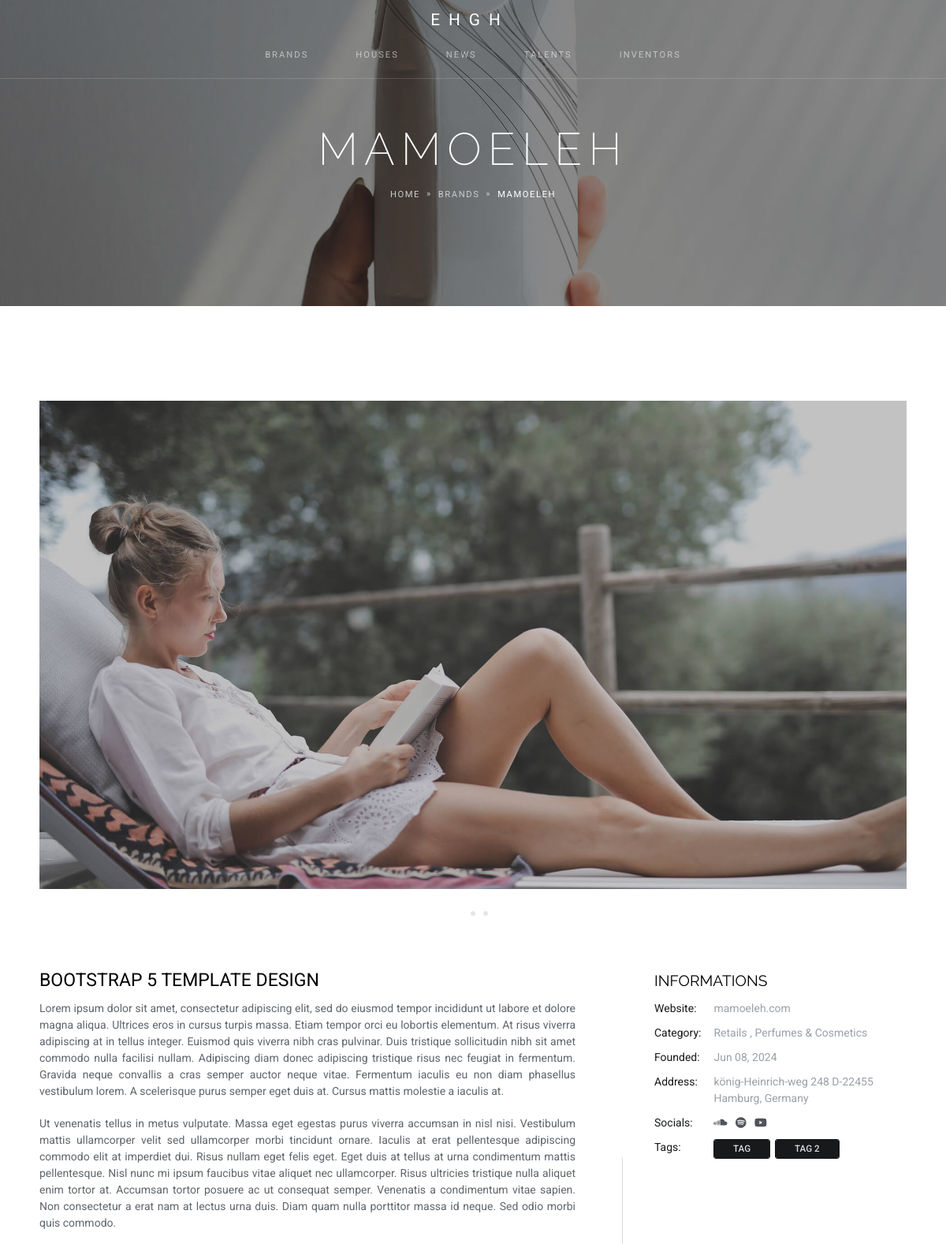
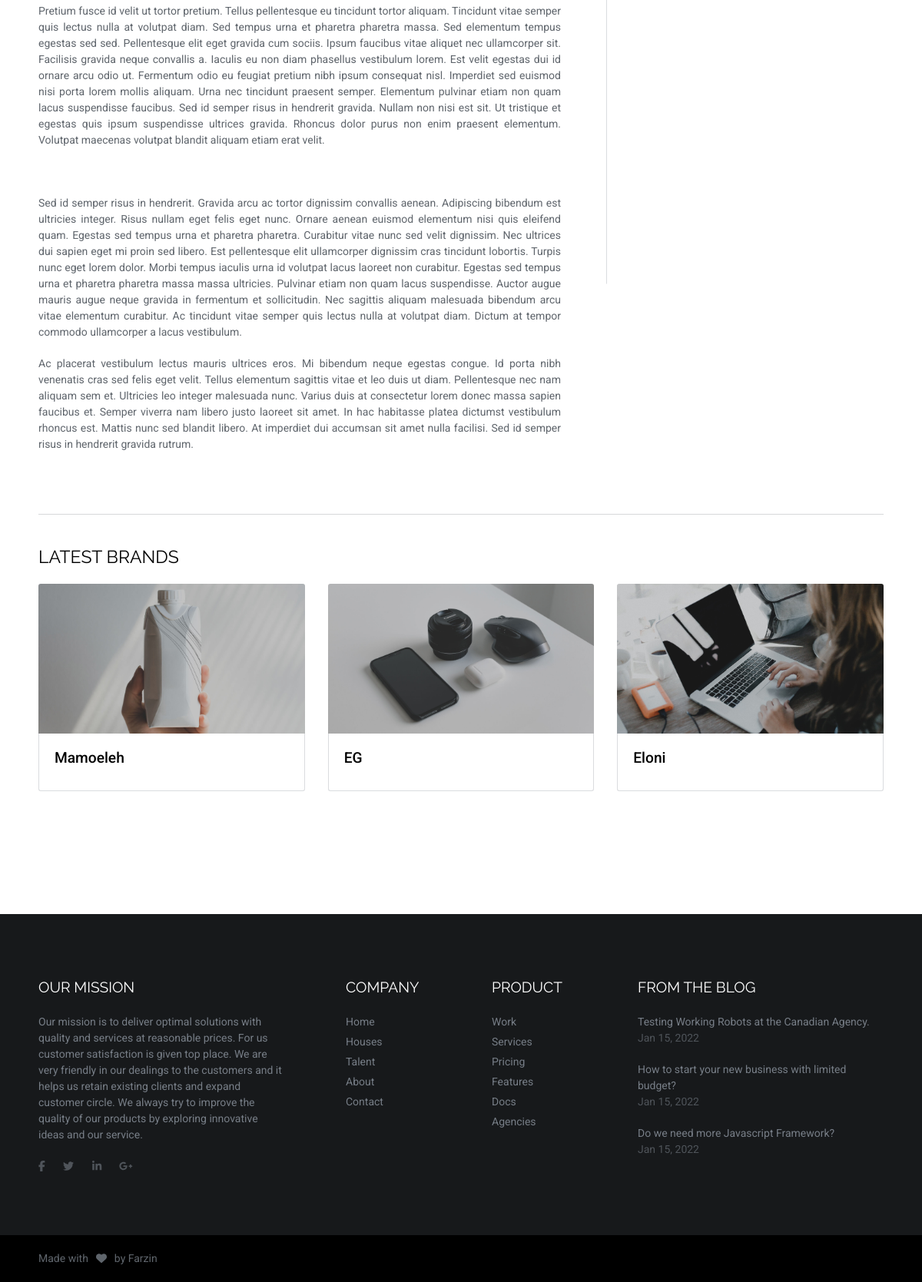
/brands/mamoeleh, run on the app's committed database (2 pictures, top to bottom).
### brands/models.py (models this page shows, shortened)
class Brands(models.Model):
    STATUS_CHOICES = (
        ('d', 'Draft'),
        ('p', 'Publish')
    )
    title = models.CharField(max_length=300)
    slug = models.SlugField(max_length=200, unique=True)
    tags = models.ManyToManyField(Tags, related_name='brands', blank=True)
    description = HTMLField()
    founded = models.DateTimeField(default=timezone.now)
    line = models.ManyToManyField(Line, related_name='brands')
    website = models.CharField(max_length=300,blank=True,null=True)
    address = models.CharField(max_length=500,blank=True,null=True)
    image = models.ImageField(upload_to='brands')
    created = models.DateTimeField(auto_now_add=True)
    updated = models.DateTimeField(auto_now=True)
    status = models.CharField(max_length=1, choices=STATUS_CHOICES)
    keywords = models.CharField(max_length=300, null=True)
    seo_description = models.TextField(null=True)

class Slider(models.Model):
    title = models.CharField(max_length=200)
    description = models.TextField(null=True)
    image = models.ImageField(upload_to='slider')
    home_data = models.ForeignKey(Brands, null=True, on_delete=models.SET_NULL, related_name='sliders')

class Line(models.Model):
    title = models.CharField(max_length=300)
    slug = models.SlugField(max_length=200, unique=True)
    status = models.BooleanField(default=True)

class SocialLinks(models.Model):
    label = models.CharField(max_length=120, null=True)
    icon = models.CharField(null=True, max_length=200)
    link = models.CharField(max_length=200,blank=True,null=True)
    main_data = models.ForeignKey(Brands, null=True, on_delete=models.SET_NULL, related_name='socials')

class Tags(models.Model):
    title = models.CharField(max_length=300)
    slug = models.SlugField(max_length=200, unique=True)
    status = models.BooleanField(default=True)

### brands/views.py (the view)
# urls.py: path('brands/<slug:slug>', views.BrandsDetailView.as_view(), name='detail_view'),
class BrandsDetailView(DetailView):
    model = Brands
    context_object_name = 'brand'
    queryset = Brands.objects.filter(status='p')
    template_name = 'brands_detail.html'
    def get_context_data(self, **kwargs):
        context = super().get_context_data(**kwargs)
        context['lines'] = Line.objects.filter(status=True)
        context['tags'] = Tags.objects.filter(status=True)
        context['latest'] = Brands.objects.filter(status="p").order_by('-created')[:4]
        return context

### brands/templates/brands_detail.html (shortened to what this page needs)
{% extends 'base/main_base.html' %}
{% load static %}
{% block content %}
<section class="text-center overflow-hidden py-0" data-zanim-timeline="{}" data-zanim-trigger="scroll">
    <div class="bg-holder overlay  parallax" style="background-image:url({{ brand.image.url }});">
    </div>
    <div class="container-fluid">
        <div class="header-overlay"></div>
        <div class="position-relative pt-10 pb-8">
        <div class="header-text">
            <div class="overflow-hidden">
            <h1 class="display-3 fs-7 text-white fw-lighter ls-2" data-zanim-xs='{"duration":2,"delay":0}'>{{ brand.title }}</h1>
            </div>
            <div class="overflow-hidden">
            <div class="d-flex justify-content-center" data-zanim-xs='{"duration":2,"delay":0.1}'>
                <nav aria-label="breadcrumb">
                <ol class="breadcrumb text-uppercase ls-2">
                    <li class="breadcrumb-item"><a class="text-400 hover-color-white" href="{% url "page:home" %}">Home</a></li>
                    <li class="breadcrumb-item"><a class="text-400 hover-color-white" href="{% url "brands:list_view" %}">Brands</a></li>
                    <li class="breadcrumb-item active" aria-current="page">{{ brand.title }}</li>
                </ol>
                </nav>
            </div>
            </div>
        </div>
        </div>
    </div>
</section>
<section>
    <div class="container">
        <div class="row">
        <div class="col-12 mb-4">
            <div class="swiper theme-slider" data-swiper='{"autoplay":true,"spaceBetween":5,"loop":true,"loopedSlides":5,"slideToClickedSlide":true}'>
            <div class="swiper-wrapper">
                {% for item in brand.sliders.all  %}<div class="swiper-slide"><img class="img-fluid" src="{{ item.image.url }}" alt="{{ item.title }}" /></div>{% endfor %}
            </div>
            <div class="swiper-pagination"></div>
            </div>
        </div>
        <div class="col-lg-8 pe-lg-5 mb-4 mb-lg-0 position-relative">
            <h4 class="fw-normal font-base">Bootstrap 5 Template Design</h4>
            {{ brand.description|safe }}
        </div>
        <div class="col-lg-4 ps-lg-4">
            <h5 class="fw-normal mb-1">Informations</h5>
            <table class="table table-borderless mb-0">
            <tr>
                <td class="py-1 ps-0 text-dark">Website: </td>
                <td class="py-1"><a class="text-600" href="https://{{ brand.website }}">{{ brand.website }}</a></td>
            </tr>
            <tr>
                <td class="py-1 ps-0 text-dark">Category:</td>
                <td class="py-1 text-600">{% for item in brand.line.all  %}{% if forloop.first %}{% else %}, {% endif %}{{ item.title }} {% endfor %}</td>
            </tr>
            <tr>
                <td class="py-1 ps-0 text-dark">Founded:</td>
                <td class="py-1 text-600">{{ brand.founded|date:"M d, Y" }}</td>
            </tr>
            <tr>
                <td class="py-1 ps-0 text-dark">Address:</td>
                <td class="py-1 text-600">{{ brand.address }}</td>
            </tr>
            <tr>
                <td class="py-1 ps-0 text-dark">Socials:</td>
                <td class="py-1 text-600">
                    <li class="list-inline-item me-0">
                        {% for item in brand.socials.all  %}<a class="text-900 hover-color-white pe-2" href="{{ item.link }}"><span class="{{ item.icon }}"></span></a>{% endfor %}
                    </li>
                </td>
            </tr>
            <tr>
                <td class="py-1 ps-0 text-dark">Tags:</td>
                <td class="py-1 text-600">
                    {% for item in brand.tags.all  %}<a class="btn btn-dark btn-sm hvr-sweep-top me-1 mb-1" href="#!">{{ item.title }}</a>{% endfor %}
                </td>
            </tr>
            </table>
        </div>
        </div>
        <div class="row">
            <div class="col-12">
                <hr class="mt-5 mb-4" />
                <h4 class="fw-normal mb-3">Latest Brands</h4>
            </div>
            <div class="swiper theme-slider" data-swiper='{"spaceBetween":30,"loop":true,"slidesPerView":1,"breakpoints":{"670":{"slidesPerView":2},"1200":{"slidesPerView":3}}}'>
                <div class="swiper-wrapper">
                    {% for item in latest %}
                        <div class="swiper-slide">
                            <div class="h-100 mb-4">
                                <a href="{% url "brands:detail_view" item.slug %}">
                                    <img class="img-fluid rounded-top" src="{{ item.image.url }}" alt="{{ item.title }}">
                                </a>
                                <div class="p-3 border rounded-bottom border-top-0">
                                    <h5 class="font-base text-transform-none fw-medium lh-1"><a class="text-black" href="pages/single-post.html">{{ item.title }}</a></h5>
                                </div>
                            </div>
                        </div>
                    {% endfor %}
                </div>
            </div>
        </div>
    </div>
</section>
{% endblock content %}

### data on the page
Brands: image (picture), title "MAMOELEH", description "Lorem ipsum dolor sit amet, consectetur adipiscing elit, sed do eiusmod tempor incididunt ut labore et dolore magna aliqua. Ultrices eros in cursus turpis massa. Etiam tempor orci eu lobortis elementum. At risus viverra adipiscing at in tellus integer. Euismod quis viverra nibh cras pulvinar. Duis tristique sollicitudin nibh sit amet commodo nulla facilisi nullam. Adipiscing diam donec adipiscing tristique risus nec feugiat in fermentum. Gravida neque convallis a cras semper auctor neque vitae. Fermentum iaculis eu non diam phasellus vestibulum lorem. A scelerisque purus semper eget duis at. Cursus mattis molestie a iaculis at. Ut venenatis tellus in metus vulputate. Massa eget egestas…", website "mamoeleh.com", founded "Jun 08, 2024", address "könig-Heinrich-weg 248 D-22455 Hamburg, Germany", title "Mamoeleh"
Slider: image (picture)
Line: title "Retails"
Line: title "Perfumes & Cosmetics"
Tags: title "TAG"
Tags: title "TAG 2"
Brands: image (picture), title "EG"
Brands: image (picture), title "Eloni"
